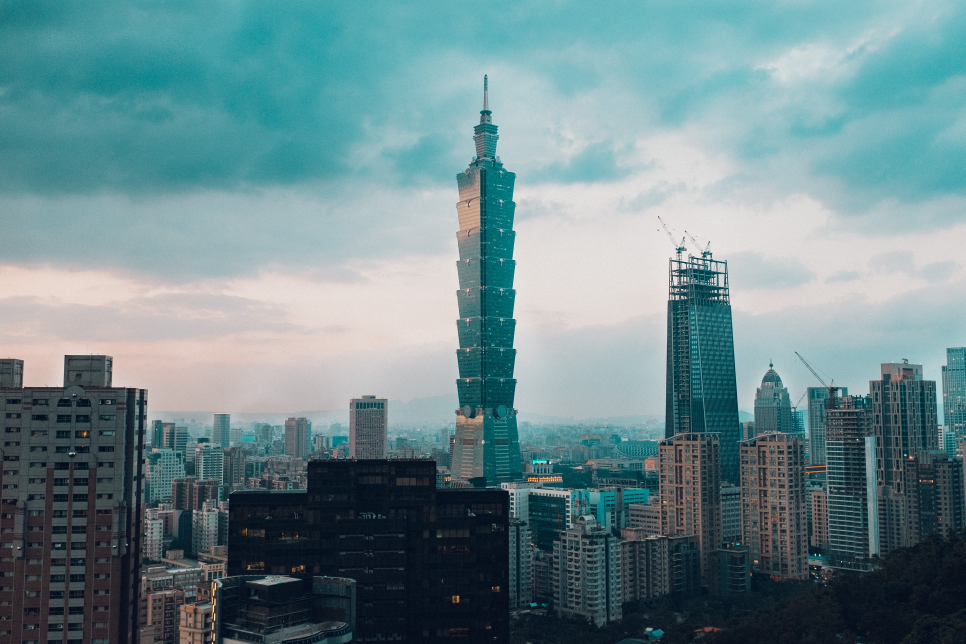
#> input picture jensen-low-386326-unsplash.jpg, 4828 x 3219 px (shown at 1/5 size)
$ python opencv_demo01.py
#> lines starting #> are read from the running program, lines starting #| are printed output that depends on the picture
import os
import cv2

tp101_1="remi-yuan-569408-unsplash.jpg"
tp101_2="jensen-low-386326-unsplash.jpg"

####################################################
# setup default font file name
basedir = os.path.abspath(os.path.dirname(__file__))
imgFileName = os.path.join(basedir,tp101_2)

img=cv2.imread(imgFileName,-1)
#> img is the input picture: shape (3219, 4828, 3); mean B, G, R 140.9, 136.2, 107.5

print(type(img))
#| <class 'numpy.ndarray'>
print(img)
#> (printed output is left out)
print(img.shape)
#| (3219, 4828, 3)
print(img.ndim)
#| 3

resized_img=cv2.resize(img,(1000,500))
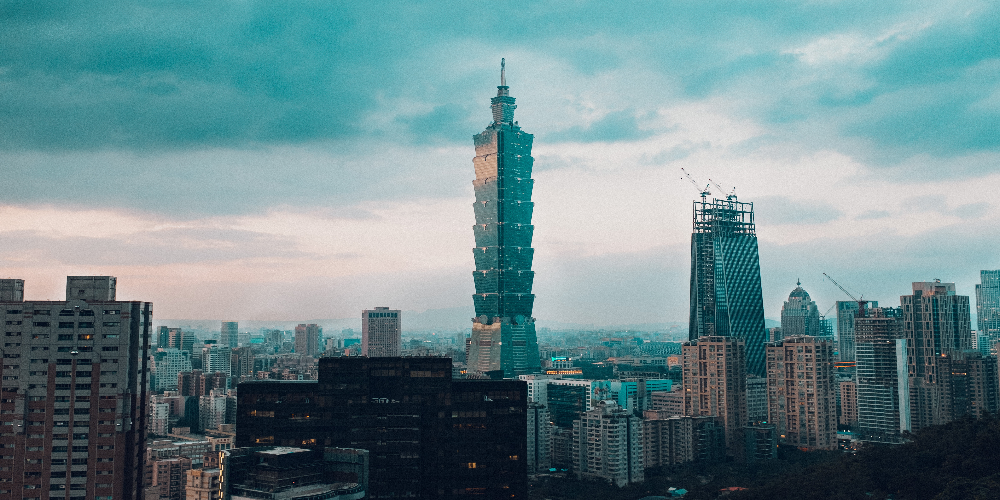
#> resized_img: shape (500, 1000, 3); mean B, G, R 140.8, 136, 107.4
cv2.imshow("galaxy",resized_img)
cv2.waitKey(10000)
cv2.destroyAllWindows()
